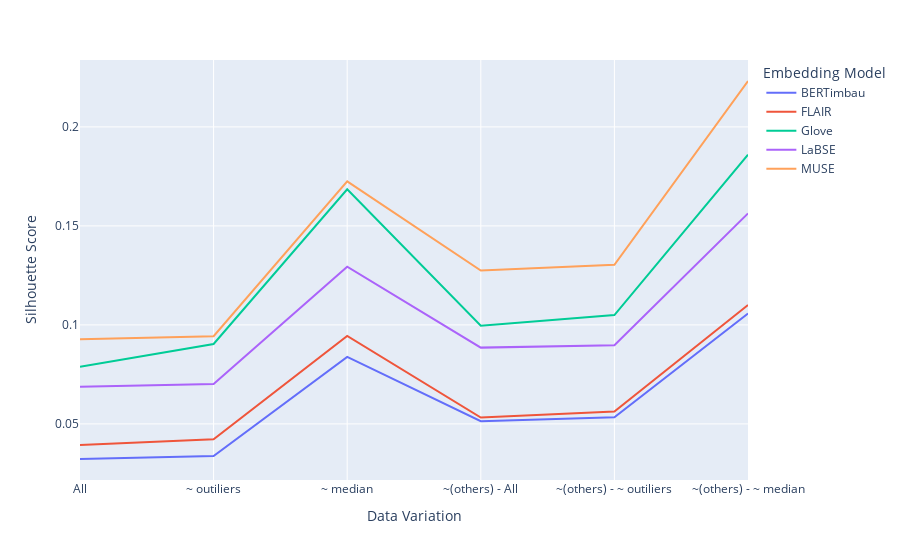

Write notebook code for a chart like this one.
### Code cell
plot_line_chart(
  df_plot=df,
  x='Data Variation',
  y='Silhouette Score',
  title='',
  color='Embedding Model'
)

### Figure 1 — Plotly figure (JSON) as saved in the notebook; plotly's stock layout.template omitted (floating-point values rounded to 4 significant figures)
{"data": [{"hovertemplate": "Embedding Model=BERTimbau<br>Data Variation=%{x}<br>Silhouette Score=%{y}<extra></extra>", "legendgroup": "BERTimbau", "line": {"color": "#636efa", "dash": "solid"}, "marker": {"symbol": "circle"}, "mode": "lines", "name": "BERTimbau", "orientation": "v", "showlegend": true, "textposition": "bottom right", "type": "scatter", "x": ["All", "~ outiliers", "~ median", "~(others) - All", "~(others) - ~ outiliers", "~(others) - ~ median"], "xaxis": "x", "y": [0.03229, 0.03382, 0.08386, 0.05136, 0.05341, 0.1058], "yaxis": "y"}, {"hovertemplate": "Embedding Model=FLAIR<br>Data Variation=%{x}<br>Silhouette Score=%{y}<extra></extra>", "legendgroup": "FLAIR", "line": {"color": "#EF553B", "dash": "solid"}, "marker": {"symbol": "circle"}, "mode": "lines", "name": "FLAIR", "orientation": "v", "showlegend": true, "textposition": "bottom right", "type": "scatter", "x": ["All", "~ outiliers", "~ median", "~(others) - All", "~(others) - ~ outiliers", "~(others) - ~ median"], "xaxis": "x", "y": [0.03931, 0.04228, 0.09446, 0.0532, 0.0563, 0.1101], "yaxis": "y"}, {"hovertemplate": "Embedding Model=Glove<br>Data Variation=%{x}<br>Silhouette Score=%{y}<extra></extra>", "legendgroup": "Glove", "line": {"color": "#00cc96", "dash": "solid"}, "marker": {"symbol": "circle"}, "mode": "lines", "name": "Glove", "orientation": "v", "showlegend": true, "textposition": "bottom right", "type": "scatter", "x": ["All", "~ outiliers", "~ median", "~(others) - All", "~(others) - ~ outiliers", "~(others) - ~ median"], "xaxis": "x", "y": [0.07882, 0.09039, 0.1685, 0.09958, 0.105, 0.186], "yaxis": "y"}, {"hovertemplate": "Embedding Model=LaBSE<br>Data Variation=%{x}<br>Silhouette Score=%{y}<extra></extra>", "legendgroup": "LaBSE", "line": {"color": "#ab63fa", "dash": "solid"}, "marker": {"symbol": "circle"}, "mode": "lines", "name": "LaBSE", "orientation": "v", "showlegend": true, "textposition": "bottom right", "type": "scatter", "x": ["All", "~ outiliers", "~ median", "~(others) - All", "~(others) - ~ outiliers", "~(others) - ~ median"], "xaxis": "x", "y": [0.06884, 0.07016, 0.1294, 0.08854, 0.08977, 0.1563], "yaxis": "y"}, {"hovertemplate": "Embedding Model=MUSE<br>Data Variation=%{x}<br>Silhouette Score=%{y}<extra></extra>", "legendgroup": "MUSE", "line": {"color": "#FFA15A", "dash": "solid"}, "marker": {"symbol": "circle"}, "mode": "lines", "name": "MUSE", "orientation": "v", "showlegend": true, "textposition": "bottom right", "type": "scatter", "x": ["All", "~ outiliers", "~ median", "~(others) - All", "~(others) - ~ outiliers", "~(others) - ~ median"], "xaxis": "x", "y": [0.09278, 0.09431, 0.1725, 0.1275, 0.1303, 0.2232], "yaxis": "y"}], "layout": {"legend": {"title": {"text": "Embedding Model"}, "tracegroupgap": 0}, "margin": {"t": 60}, "xaxis": {"anchor": "y", "domain": [0, 1], "title": {"text": "Data Variation"}}, "yaxis": {"anchor": "x", "domain": [0, 1], "title": {"text": "Silhouette Score"}}}}
